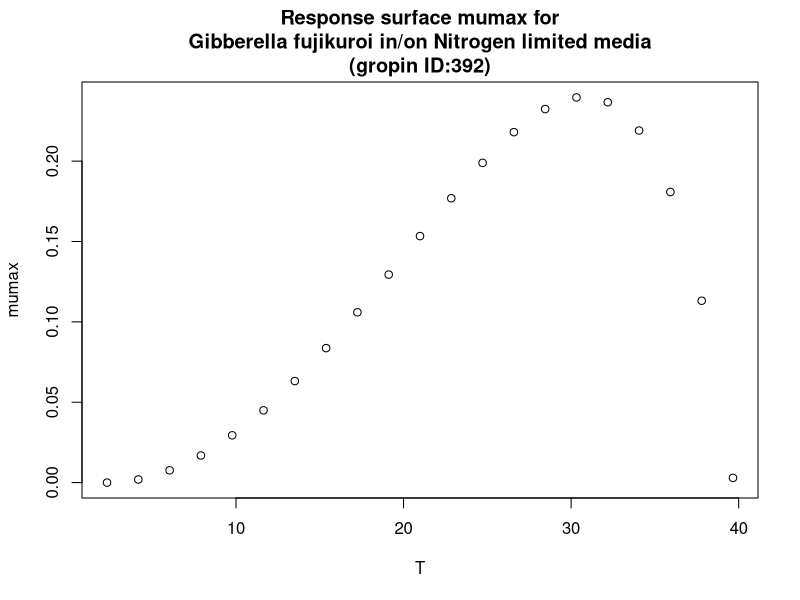

The R script that drew this image:
#############################
# start of Parameter script
#############################
T <- seq(2.3023,39.6603396603397,length.out=21)
#############################
# end of Parameter script
#############################
############################# 
# start of Model script Gropin ID 392 
#############################
 
# constant coefficients for this model
 
variables <- data.frame(T)
argumentsPar <- expand.grid(variables)
 
# heart of the model
response_surface <- function(T) {
   mumax <-(2.4*(10^-1)*(T-39.7)*((T-2.3)^2))/((30.8-2.3)*((30.8-2.3)*(T-30.8)-(30.8-39.7)*(30.8+2.3-2*T)))

return(mumax=mumax)
} 

# output parameters
responseSurface <- cbind(argumentsPar,response_surface(argumentsPar['T']))
colnames(responseSurface) <- c(colnames(argumentsPar),'mumax')
#############################
# End of Model script
#############################
############################# 
# start of Visualisation script Gropin ID 392 
#############################
plot(T,responseSurface$'mumax',xlab='T',
                          ylab='mumax',main='Response surface mumax for
Gibberella fujikuroi in/on Nitrogen limited media
(gropin ID:392)')
#############################
# End of Visualisation script
#############################
